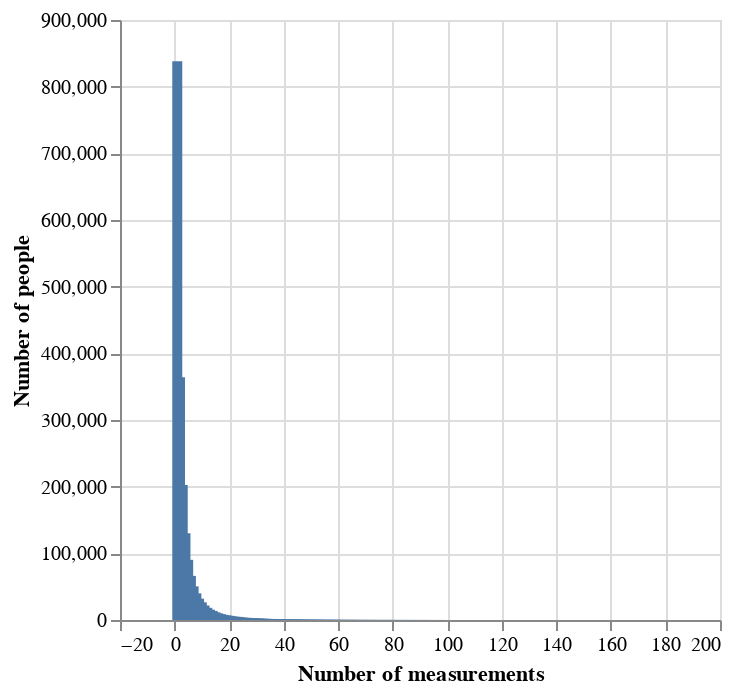
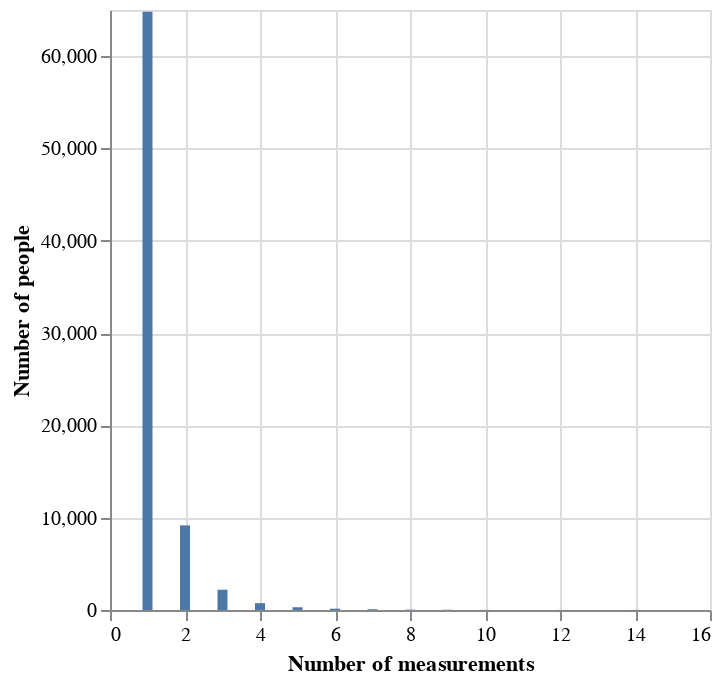
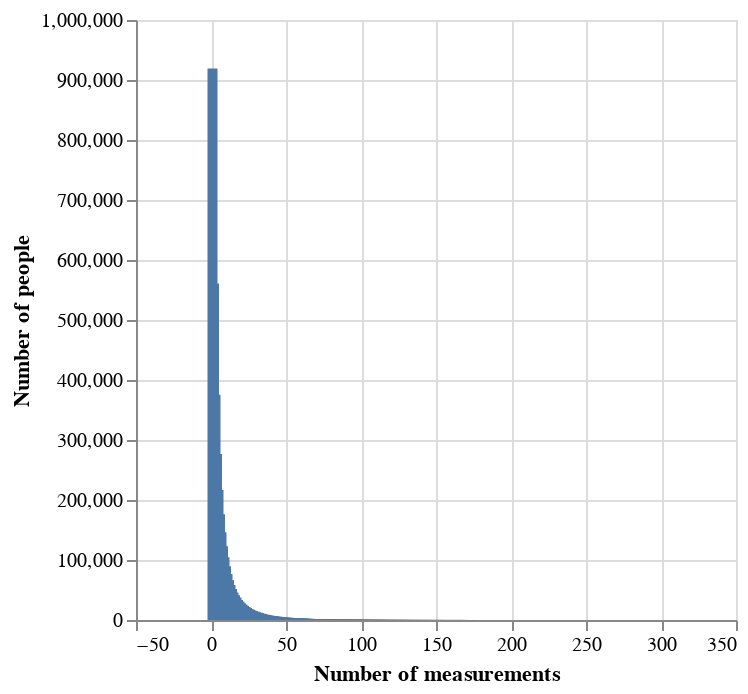

Notebook source saved alongside these figures, in order:
### Code cell
for omop_id in omop_ids:
    display(Markdown(f"## OMOP ID: {omop_id}"))
    
    plot_data = dataf.filter(pl.col("OMOP_ID") == omop_id)
    
    display(
        alt.Chart(plot_data).mark_bar().encode(
            alt.X("Bin:Q").title("Number of measurements"),
            alt.Y("NPeople:Q").title("Number of people")
        )
    )

### Figure 1 — Vega-Lite specification as saved in the notebook (floating-point values rounded to 4 significant figures; data arrays with more than 128 entries replaced by an {"elided": "..."} marker saying what was removed)
{"config": {"view": {"continuousWidth": 300, "continuousHeight": 300}}, "data": {"name": "data-54ad581f0afddbd836c2d1a8233679b8"}, "mark": {"type": "bar"}, "encoding": {"x": {"field": "Bin", "title": "Number of measurements", "type": "quantitative"}, "y": {"field": "NPeople", "title": "Number of people", "type": "quantitative"}}, "$schema": "https://vega.github.io/schema/vega-lite/v5.16.3.json", "datasets": {"data-54ad581f0afddbd836c2d1a8233679b8": {"elided": "160 records"}}}

### Figure 2 — Vega-Lite specification as saved in the notebook (floating-point values rounded to 4 significant figures)
{"config": {"view": {"continuousWidth": 300, "continuousHeight": 300}}, "data": {"name": "data-6d2fe25f18f68414a9386929dba4e634"}, "mark": {"type": "bar"}, "encoding": {"x": {"field": "Bin", "title": "Number of measurements", "type": "quantitative"}, "y": {"field": "NPeople", "title": "Number of people", "type": "quantitative"}}, "$schema": "https://vega.github.io/schema/vega-lite/v5.16.3.json", "datasets": {"data-6d2fe25f18f68414a9386929dba4e634": [{"OMOP_ID": "3037522", "Bin": 14, "NPeople": 7}, {"OMOP_ID": "3037522", "Bin": 12, "NPeople": 9}, {"OMOP_ID": "3037522", "Bin": 10, "NPeople": 12}, {"OMOP_ID": "3037522", "Bin": 9, "NPeople": 26}, {"OMOP_ID": "3037522", "Bin": 8, "NPeople": 34}, {"OMOP_ID": "3037522", "Bin": 7, "NPeople": 86}, {"OMOP_ID": "3037522", "Bin": 6, "NPeople": 143}, {"OMOP_ID": "3037522", "Bin": 5, "NPeople": 298}, {"OMOP_ID": "3037522", "Bin": 4, "NPeople": 742}, {"OMOP_ID": "3037522", "Bin": 3, "NPeople": 2197}, {"OMOP_ID": "3037522", "Bin": 2, "NPeople": 9167}, {"OMOP_ID": "3037522", "Bin": 1, "NPeople": 64822}]}}

### Figure 3 — Vega-Lite specification as saved in the notebook (floating-point values rounded to 4 significant figures; data arrays with more than 128 entries replaced by an {"elided": "..."} marker saying what was removed)
{"config": {"view": {"continuousWidth": 300, "continuousHeight": 300}}, "data": {"name": "data-66ed4ea7e2e55e30be0fbccebd115920"}, "mark": {"type": "bar"}, "encoding": {"x": {"field": "Bin", "title": "Number of measurements", "type": "quantitative"}, "y": {"field": "NPeople", "title": "Number of people", "type": "quantitative"}}, "$schema": "https://vega.github.io/schema/vega-lite/v5.16.3.json", "datasets": {"data-66ed4ea7e2e55e30be0fbccebd115920": {"elided": "277 records"}}}
